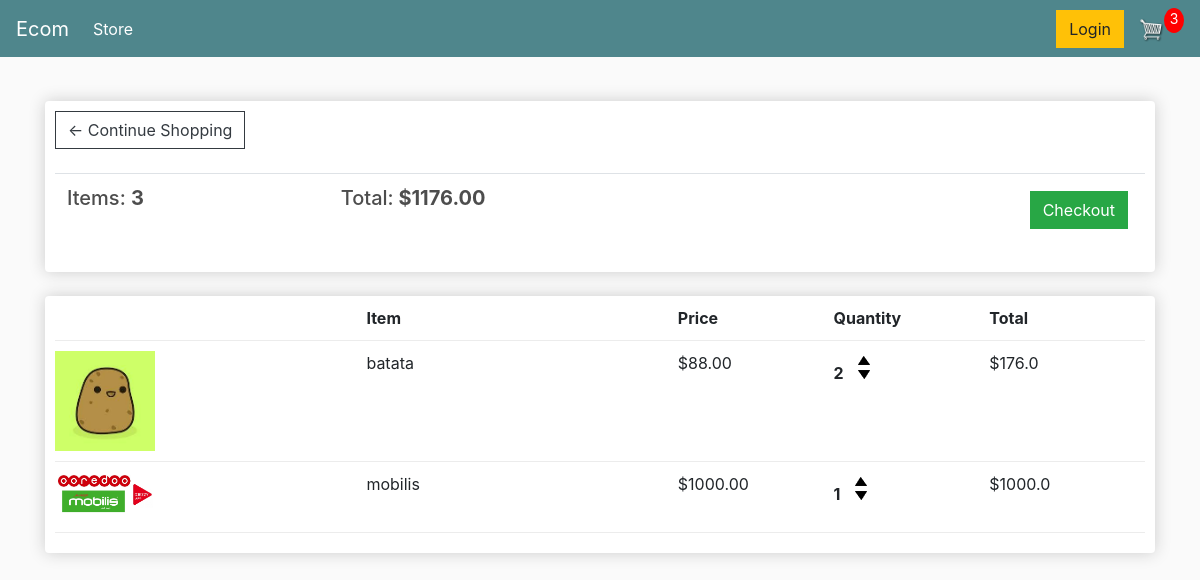
The app's page /cart/ (signed in) with its own data.
### store/models.py (models this page shows, shortened)
class Order(models.Model):
    customer = models.ForeignKey(Customer, on_delete=models.SET_NULL, blank=True,null=True)
    date_orderd = models.DateTimeField(auto_now_add=True)
    complete = models.BooleanField(default=False,null=True,blank=False)
    transaction_id = models.CharField(max_length=200,null=False)
    @property
    def get_cart_total(self):
        orderitems = self.orderitem_set.all()
        total = sum([item.get_total for item in orderitems])
        return total
    @property
    def get_cart_items(self):
        orderitems = self.orderitem_set.all()
        total = sum([item.quantity for item in orderitems])
        return total

class OrderItem(models.Model):
    product = models.ForeignKey(Product, on_delete=models.SET_NULL,blank=True,null=True)
    order = models.ForeignKey(Order,on_delete=models.SET_NULL,blank=True,null=True)
    quantity = models.IntegerField(default=0,null=True,blank=True)
    date_orderd = models.DateTimeField(auto_now_add=True)
    @property
    def get_total(self):
        total = self.product.price * self.quantity
        return total

class Product(models.Model):
    name = models.CharField(max_length=200, null=True)
    price = models.FloatField()
    digital = models.BooleanField(default=False, null=True, blank=False)
    image = models.ImageField(null=True, blank=True,default='placeholder.png')
    @property
    def imageURL(self):
        try:
            url = self.image.url
        except:
            url = ''
        return url

### store/views.py (the view)
# urls.py: path('cart/', views.cart, name='cart'),
def cart(request):
    if request.user.is_authenticated:
        customer = request.user.customer
        order, created = Order.objects.get_or_create(customer=customer,complete=False)
        items = order.orderitem_set.all()
        cartItems = order.get_cart_items
    else:
        items = []
        order = {'get_cart_total':0,'get_cart_items:':0, 'shipping':False}
        cartItems = order['get_cart_items']
    context = {
        'items':items,
        'order':order,
        'cartItems':cartItems,
        }
    return render(request, 'store/cart.html', context)

### store/templates/store/cart.html
{% extends 'store/main.html' %}
{% load static %}
{% block content %}
<div class="row">
    <div class="col-lg-12">
        <div class="box-element">
            <a  class="btn btn-outline-dark" href="{% url 'store' %}">&#x2190; Continue Shopping</a>
            <br>
            <br>
            <table class="table">
                <tr>
                    <th><h5>Items: <strong>{{order.get_cart_items}}</strong></h5></th>
                    <th><h5>Total:<strong> ${{order.get_cart_total | floatformat:2}}</strong></h5></th>
                    <th>
                        <a  style="float:right; margin:5px;" class="btn btn-success" href="{% url 'checkout' %}">Checkout</a>
                    </th>
                </tr>
            </table>
        </div>
        <br>
        <div class="box-element">
            <div class="cart-row">
                <div style="flex:2"></div>
                <div style="flex:2"><strong>Item</strong></div>
                <div style="flex:1"><strong>Price</strong></div>
                <div style="flex:1"><strong>Quantity</strong></div>
                <div style="flex:1"><strong>Total</strong></div>
            </div>
            {%for item in items%}
            <div class="cart-row">
                <div style="flex:2"><img class="row-image" src="{{item.product.imageURL  }}"></div>
                <div style="flex:2"><p>{{item.product.name}}</p></div>
                <div style="flex:1"><p>${{item.product.price | floatformat:2}}</p></div>
                <div style="flex:1">
                    <p class="quantity">{{item.quantity}}</p>
                    <div class="quantity">
                        <img data-product={{item.product.id}} data-action="add" class="chg-quantity update-cart" src="{% static  'images/arrow-up.png' %}">
                        <img data-product={{item.product.id}} data-action="remove" class="chg-quantity update-cart" src="{% static  'images/arrow-down.png' %}">
                    </div>
                </div>
                <div style="flex:1"><p>${{item.get_total}}</p></div>
            </div>
            {%endfor%}
        </div>
    </div>
</div>
{% endblock content %}

### store/templates/store/main.html (shortened to what this page needs)
<!DOCTYPE html>
{% load static %}
<html>
<head>
	<link rel="stylesheet" href="https://stackpath.bootstrapcdn.com/bootstrap/4.4.1/css/bootstrap.min.css">
	<link rel="stylesheet" type="text/css" href="{% static 'css/main.css' %}">
</head>
<body>
  <nav class="navbar navbar-expand-lg navbar-dark bg-dark">
    <a class="navbar-brand" href="{% url 'store' %}">Ecom</a>
    <div class="collapse navbar-collapse" id="navbarSupportedContent">
      <ul class="navbar-nav mr-auto">
        <li class="nav-item active">
          <a class="nav-link" href="{% url 'store' %}">Store <span class="sr-only">(current)</span></a>
        </li>
      </ul>
      <div class="form-inline my-2 my-lg-0">
         <a href="#"class="btn btn-warning">Login</a>
         <a href="{% url 'cart' %}">
          <img  id="cart-icon" src="{% static 'images/cart.png' %}">
        </a>
        <p id="cart-total">{{cartItems}}</p>
      </div>
    </div>
  </nav>
         <div class="container">
                <br>
                {% block content %}
                 {% endblock content %}
         </div>
</body>
</html>

### static/css/main.css (style rules this page uses)
body { background-color: hsl(0, 0%, 98%); }
h1,h2,h3,h4,h5,h6 { color:hsl(0, 0%, 30%); }
.box-element { box-shadow:hsl(0, 0%, 80%) 0 0 16px; background-color: #fff; border-radius: 4px; padding: 10px; }
.bg-dark { background-color: #4f868c!important; }
#cart-icon { width:25px; display: inline-block; margin-left: 15px; }
#cart-total { display: block; text-align: center; color:#fff; background-color: red; width: 20px; height: 25px; border-radius: 50%; font-size: 14px; }
.col-lg-4, .col-lg-6, .col-lg-8, .col-lg-12 { margin-top: 20px; margin-bottom: 20px; }
.btn { border-radius: 0; }
.row-image { width: 100px; }
.cart-row { display: flex; align-items: flex-stretch; padding-bottom: 10px; margin-bottom: 10px; border-bottom: 1px solid #ececec; }
.quantity { display: inline-block; font-weight: 700; padding-right:10px; }
.chg-quantity { width: 12px; cursor: pointer; display: block; margin-top: 5px; transition:.1s; }

### records on screen
Order: get_cart_items "3", get_cart_total "1176.00"
OrderItem: product.imageURL (picture), product.name "batata", product.price "88.00", quantity "2", get_total "176.0"
OrderItem: product.imageURL (picture), product.name "mobilis", product.price "1000.00", quantity "1", get_total "1000.0"

### other values on screen
{{ cartItems }} "3"
